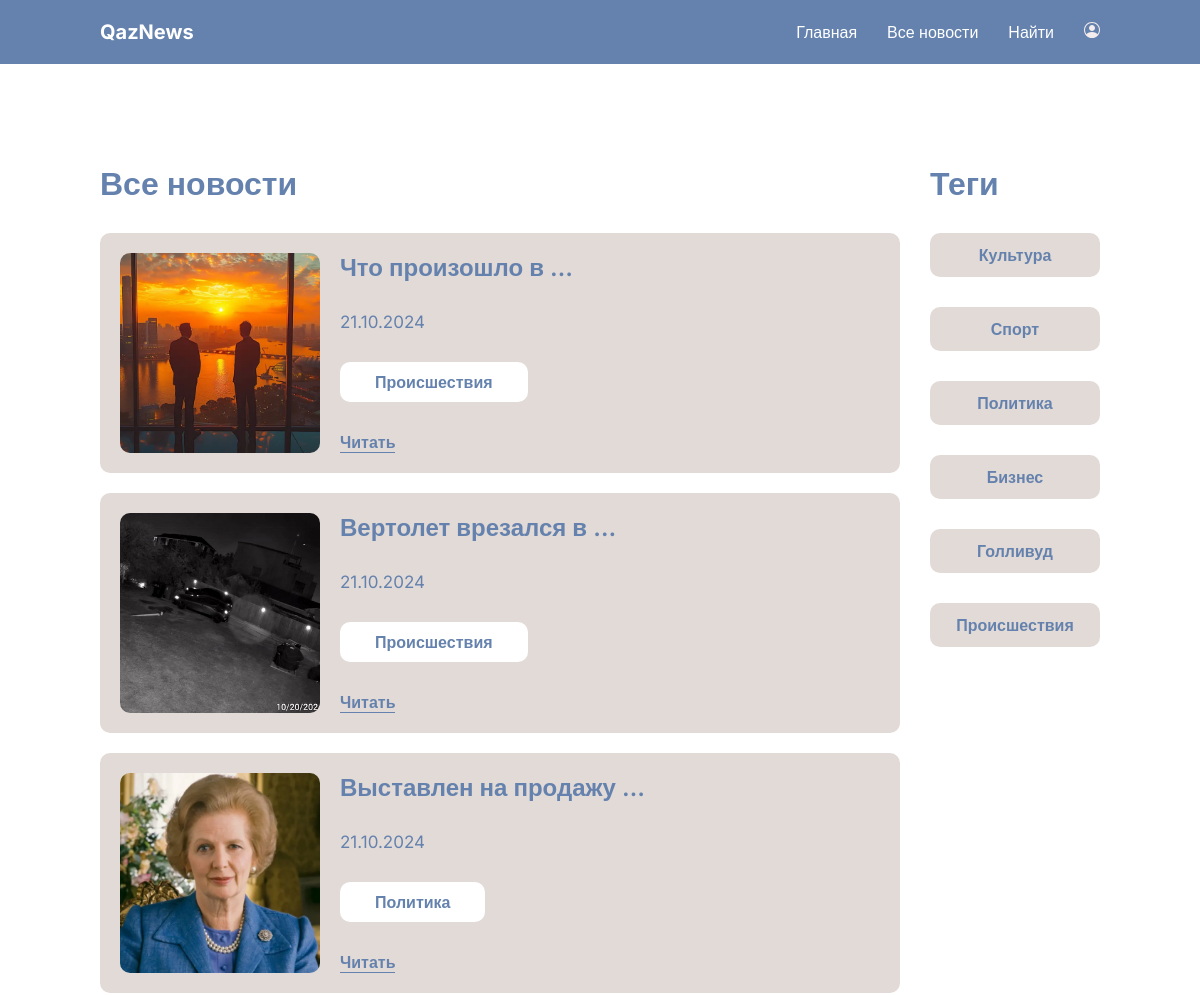
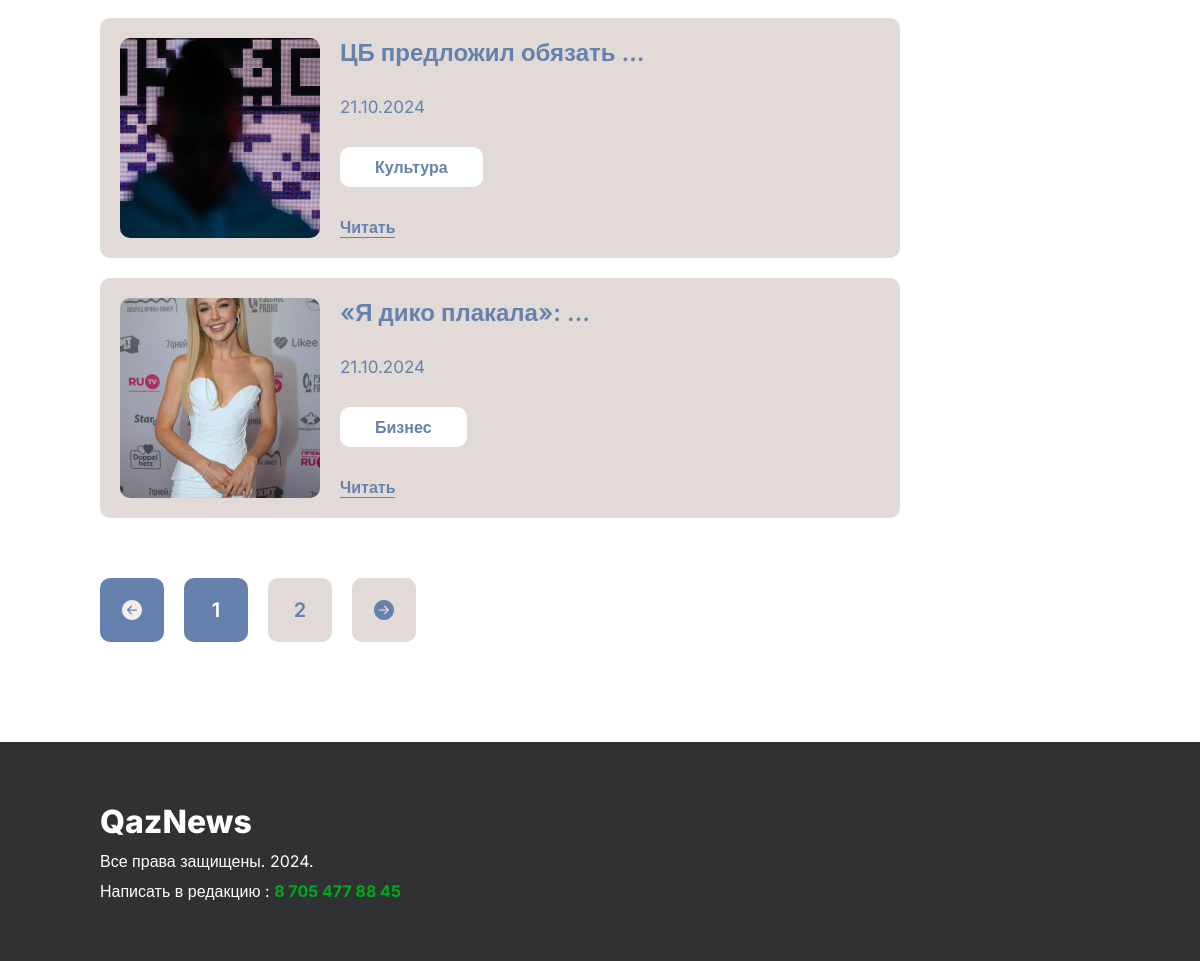
The app's page /news/all/ with its own data (2 pictures, top to bottom).
### core_app/models.py (models this page shows, shortened)
class Post(models.Model):
    title=models.CharField("Название поста",max_length=150)
    tag=models.ForeignKey(Tag,on_delete=models.CASCADE,verbose_name="Тег")
    description=models.TextField("Описание поста")
    image=models.ImageField("Фото",upload_to="news/images/")
    created_at=models.DateTimeField("Дата и время публикации",default=datetime.now)
    class Meta:
        verbose_name="Новость"
        verbose_name_plural="Новости"

class Tag(models.Model):
    name = models.CharField("Название тега", max_length=100)
    slug = models.SlugField(unique=True, editable=False, blank=True)
    class Meta:
        verbose_name = 'Тег'
        verbose_name_plural = 'Теги'

### core_app/views.py (the view)
# urls.py: path('news/all/',views.all_news_page, name='all_news_page'),
def all_news_page(request):
    tags=Tag.objects.all()
    post_list=Post.objects.all().order_by('-created_at')
    paginator=Paginator(post_list,5)
    page_number=request.GET.get('page')
    posts=paginator.get_page(page_number)
    context={
        'tags':tags,
        'posts':posts
    }
    return render(request,"./client/all-news.html",context)

### core_app/templates/client/all-news.html (shortened to what this page needs)
{% extends 'base.html' %}
{% load static %}
{% block content %}
    <section class="page-block">
        <div class="container page-block__row">
            <div class="page-block__item">
                <h1 class="title">Все новости</h1>
                <div class="news-list">
                    {% for post in posts %}
                    <div class="news-card">
                        <img src="{{ post.image.url }}" alt="{{post.title}}" class="news-card__image">
                        <div class="news-card__content">
                            <h3 class="news-card__title">{{post.title|truncatewords:3}}</h3>
                            <span class="news-card__date">{{post.created_at|date:"d.m.Y"}}</span>
                            <a href="{% url 'tags_news_page' slug=post.tag.slug %}" class="news-card__tag">{{post.tag.name}}</a>
                            <a href="{% url 'news_detail_page' pk=post.pk %}" class="news-card__link">Читать</a>
                        </div>
                    </div>
                     {% endfor %}
                    </div>
                </div>
                <div class="page-block__item">
                    <h2 class="title">Теги</h2>
                    <ul class="tags-nav">
                        {% for tag in tags %}
                            <li class="tags-nav__item">
                                <a href="{% url 'tags_news_page' slug=tag.slug %}" class="tags-nav__link">{{ tag.name }}</a>
                            </li>
                        {% endfor %}
                    </ul>
                </div>
               <div class="poginations">
                <ul class="pogination-nav">
                    {%if posts.has_previous%}
                    <li class="pogination-nav__item">
                        <a href="?page={{posts.previous_page_number}}" class="pogination-nav__link">
                            <img src="{%static './images/pagination/left-white.svg'%}" alt="left">
                        </a>
                    </li>
                    {%else%}
                    <li class="pogination-nav__item">
                        <a href="#" class="pogination-nav__link active">
                            <img src="{%static './images/pagination/left-white.svg'%}" alt="left">
                        </a>
                    </li>
                    {% endif%}
                    {% for i in posts.paginator.page_range%}
                    <li class="pogination-nav__item">
                        {% if posts.number == i %}
                        <a href="#" class="pogination-nav__link active">
                           {{i}}
                        </a>
                        {%else%}
                        <a href="?page={{i}}" class="pogination-nav__link">
                            {{i}}
                        </a>
                        {% endif %}
                    </li>
                    {% endfor %}
                    {%if posts.has_next%}
                    <li class="pogination-nav__item">
                        <a href="?page={{posts.next_page_number}}" class="pogination-nav__link">
                            <img src="{%static './images/pagination/right-dark.svg'%}" alt="right">
                        </a>
                    </li>
                    {%else%}
                    <li class="pogination-nav__item ">
                        <a href="#" class="pogination-nav__link active">
                            <img src="{%static './images/pagination/right-dark.svg'%}" alt="right">
                        </a>
                    </li>
                    {%endif%}
                </ul>
               </div>
            </div>
    </section>
    {% endblock %}

### core_app/static/css/style.css (style rules this page uses)
* { padding: 0; margin: 0; font-family: "Inter",sans-serif; }
:root { --primary:#6482AD; --light:#ffffff; --secondsry: #E2DAD6; --dark:#2F3133; --saccess:#00AB1B; --danger:#DF5753; }
.container { margin-left: 100px; margin-right: 100px; }
.title { font-size: 32px; font-weight: 600; color: var(--primary); }
.page-block { padding: 100px 0; background-color: var(--light); }
.page-block__item .title { margin-bottom: 30px; }
.page-block__row { display: grid; grid-template-columns: 800px auto; gap: 30px; }
.news-card { background-color: var(--secondsry); padding: 20px ; display: grid; grid-template-columns: 200px auto; gap: 20px; border-radius: 10px; }
.news-card__image { width: 200px; height: 200px; border-radius: 10px; object-fit: cover; }
.news-card__content { display: flex; flex-direction: column; align-items: flex-start; justify-content: space-between; }
.news-card__title { color: var(--primary); font-size: 24px; font-weight: 600; width: 80%; }
.news-card__date { color: var(--primary); font-size: 17px; font-weight: 400; display: block; }
.news-card__tag { background-color: var(--light); color: var(--primary); font-weight: 600; text-decoration: none; padding: 10px 35px; border-radius: 10px; display: inline-block; }
.news-card__link { color: var(--primary); font-weight: 600; text-decoration: none; border-bottom: 1.5px solid var(--primary); }
.news-list { display: flex; flex-direction: column; gap: 20px; margin-bottom: 30px; }
.pogination-nav { display: flex; gap: 20px; }
.pogination-nav__item { list-style: none; }
.pogination-nav__link { width: 24px; height: 24px; text-decoration: none; background-color: var(--secondsry); padding: 20px; border-radius: 10px; display: flex; align-items: center; justify-content: center; font-size: 20px; font-weight: 600; color: var(--primary); }
.active { cursor: not-allowed; color: var(--light); background-color: var(--primary); }
.tags-nav { display: flex; flex-direction: column; gap: 30px; }
.tags-nav__item { list-style: none; }
.tags-nav__link { text-align:center; text-decoration: none; font-weight: 600; color: var(--primary); display: block; background-color: var(--secondsry); border-radius: 10px; padding: 12px; }

### records on screen
Post: image (picture), title "Что произошло в …", created_at "21.10.2024", tag.name "Происшествия"
Post: image (picture), title "Вертолет врезался в …", created_at "21.10.2024", tag.name "Происшествия"
Post: image (picture), title "Выставлен на продажу …", created_at "21.10.2024", tag.name "Политика"
Post: image (picture), title "ЦБ предложил обязать …", created_at "21.10.2024", tag.name "Культура"
Post: image (picture), title "«Я дико плакала»: …", created_at "21.10.2024", tag.name "Бизнес"
Tag: name "Культура"
Tag: name "Спорт"
Tag: name "Политика"
Tag: name "Бизнес"
Tag: name "Голливуд"
Tag: name "Происшествия"

### other values on screen
{{ i }} "1"
{{ i }} "2"
